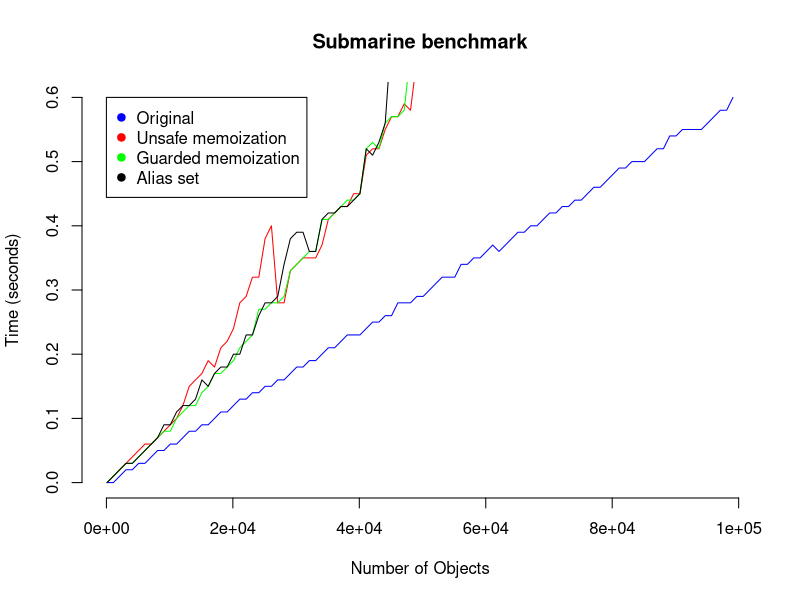
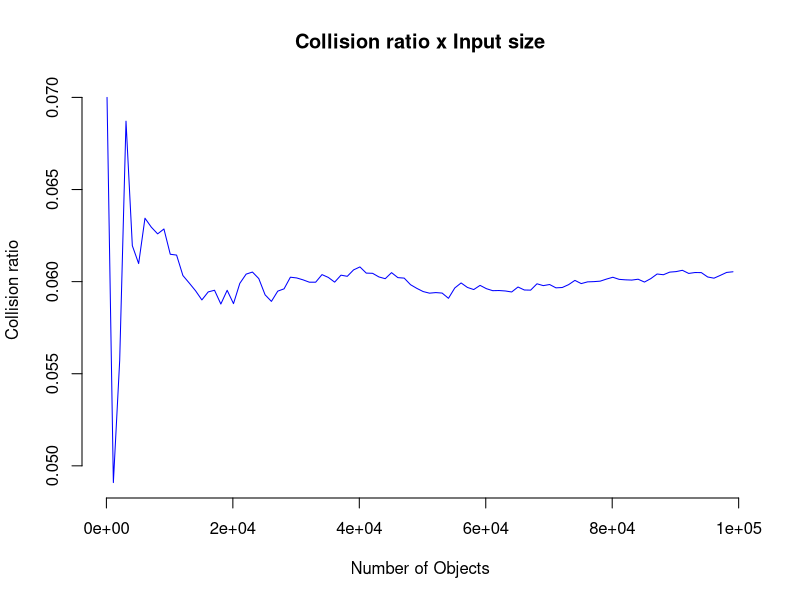

R code for these plots, in order:
f1 <- read.csv(file = "csv/original.csv")
f2 <- read.csv(file = "csv/unsafe-memo.csv")
f3 <- read.csv(file = "csv/guarded.csv")
f4 <- read.csv(file = "csv/alias-set.csv")
f5 <- read.csv(file = "csv/collisions.csv")

plot(f1$n, f1$time, main = "Submarine benchmark", xlab = "Number of Objects", ylab = "Time (seconds)", type = "l", frame = FALSE, col = "blue", ylim = c(0, 0.6))
lines(f2$n, f2$time, col = "red", type = "l")
lines(f3$n, f3$time, col = "green", type = "l")
lines(f4$n, f4$time, col = "black", type = "l")


legend(0, 0.6, legend=c("Original", "Unsafe memoization", "Guarded memoization", "Alias set"), pch=c(19, 19, 19, 19), col=c("blue", "red", "green", "black"))


plot(f1$n, f5$collisions / f1$n, main = "Collision ratio x Input size", xlab = "Number of Objects", ylab = "Collision ratio", type = "l", frame = FALSE, col = "blue")
